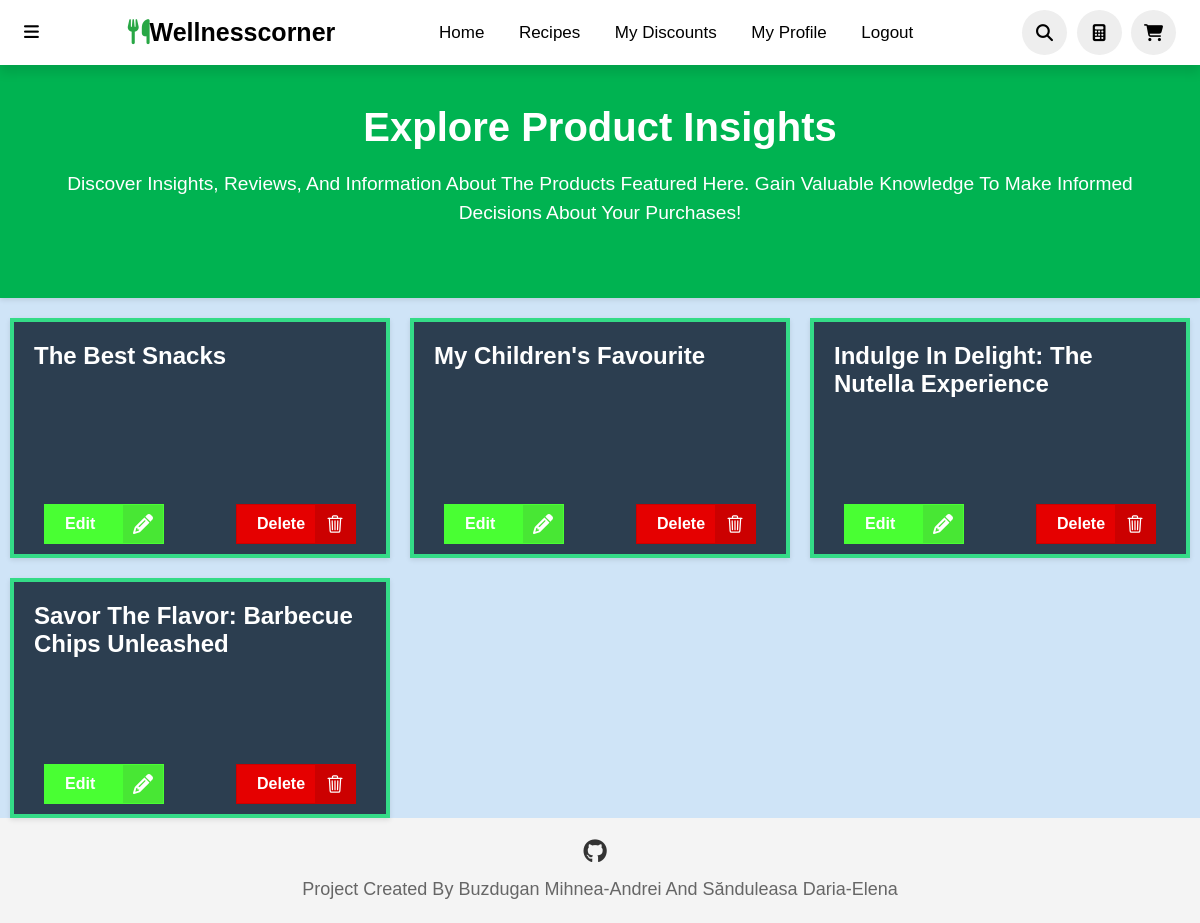
The page /my-posts/ (signed in) on the database its author committed.
### WellnessCorner/models.py (models this page shows, shortened)
class Post(models.Model):
    user = models.ForeignKey(settings.AUTH_USER_MODEL, on_delete=models.CASCADE, null=True, blank=True)
    PRODUCT_CHOICES = (
        ('Product', 'Product'),
        ('ApiProduct', 'API Product'),
    )
    product_type = models.CharField(max_length=20, choices=PRODUCT_CHOICES, null=True, blank=True)
    object_id = models.PositiveIntegerField(default=0)
    product = GenericForeignKey('content_type', 'object_id')
    content_type = models.ForeignKey(ContentType, on_delete=models.CASCADE, null=True, blank=True)
    title = models.CharField(max_length=150, null=True, blank=True)
    content = models.TextField()
    product_name = models.CharField(max_length=255, null=True, blank=True)
    pub_date = models.DateTimeField(auto_now_add=True, null=True, blank=True)

### WellnessCorner/views.py (the view)
# urls.py: path('my-posts/', views.my_posts, name='my_posts'),
@login_required
def my_posts(request):
    posts = Post.objects.filter(user=request.user)
    for post in posts:
        post.editable = False
        if request.user == post.user:
            post.editable = True
    return render(request, 'my_posts.html', {'posts': posts})

### templates/my_posts.html (shortened to what this page needs)
{% load static %}
<!DOCTYPE html>
<html lang="en">
<head>
    <link rel="stylesheet" href="{% static 'footer.css' %}">
</head>
<body>
<header>
    <div class="more">
        <i class="fa-solid fa-bars" onclick="toggleBar()"></i>
    </div>
    <a class="logo"><i class="fas fa-utensils"></i>Wellnesscorner</a>
    <nav class="navbar">
        <a href="{% url 'index' %}">Home</a>
        <a href="{% url 'all_recipes' %}">Recipes</a>
        <a href="{% url 'user_discounts' %}">My discounts</a>
        <a href="{% url 'myaccount' %}">My Profile</a>
        <a href="{% url 'logout' %}">Logout</a>
    </nav>
    <div class="icons">
        <i class="fas fa-search" id="search-icon" onclick="toggleSearch()"></i>
        <a href="{% url 'calculator' %}" class="fa-solid fa-calculator"></a>
        <a href="{% url 'basket_page' %}" class="fas fa-shopping-cart"></a>
    </div>
</header>
    <div class="content-page">
        <div class="upper">
            <h2>Explore Product Insights</h2>
            <p>Discover insights, reviews, and information about the products featured here. Gain valuable knowledge to make informed decisions about your purchases!</p>
        </div>
        <div class="container">
            {% for post in posts %}
            <div class="card">
                <h2><a href="{% url 'post' post.id %}">{{ post.title }}</a></h2>
                <div class="button-group">
                    <div>
                        <a href="{% url 'edit_post' post.id %}" class="edit-button">
                            <span class="button__text">Edit</span>
                            <span class="button__icon">
                            </span>
                        </a>
                    </div>
                    <form method="post" action="{% url 'delete_post' post.id %}" style="display: inline;">
                        <button type="submit" class="delete-button">
                            <span class="button__text">Delete</span>
                            <span class="button__icon">
                            </span>
                        </button>
                    </form>
                </div>
            </div>
            {% endfor %}
        </div>
    </div>
    <footer class="footer">
    <div class="footer-container">
        <div class="social-media">
            <a href="https://github.com/MOMOKILLER000" class="social-icon"><i class="fa-brands fa-github"></i></a>
        </div>
        <p class="footer-text">Project created by Buzdugan Mihnea-Andrei and Sănduleasa Daria-Elena</p>
    </div>
</footer>
</body>
</html>

### static/footer.css (style rules this page uses)
body { display: flex; flex-direction: column; min-height: 100vh; }
.footer { background-color: #f4f4f4; padding: 20px 0; text-align: center; width: 100%; margin-top: auto; }
.footer-container { max-width: 1200px; margin: 0 auto; }
.social-media { margin-bottom: 10px; }
.social-icon { display: inline-block; margin-right: 10px; color: #333; font-size: 24px; transition: color 0.3s ease; }
.footer-text { font-size: 18px; color: #666; line-height: 1.5; }

### templates/my_posts.html (style rules this page uses)
* { font-family: 'Nunito', sans-serif; margin: 0; padding: 0; box-sizing: border-box; text-decoration: none; outline: none; border: none; text-transform: capitalize; transition: all .2s linear; }
html { font-size: 62.5%; overflow-x: hidden; scroll-padding-top: 5.5rem; scroll-behavior: smooth; }
header { top: 0; left: 0; right: 0; background: #fff; padding: 1rem 5%; display: flex; align-items: center; justify-content: space-between; z-index: 2; box-shadow: 0 8px 10px rgba(0, 0, 0, 0.1); }
header .logo { color: black; font-size: 2.5rem; font-weight: bolder; }
header .logo i { color: #28a745; }
header .navbar a { font-size: 1.7rem; border-radius: .5rem; padding: .5rem 1.5rem; color: black; }
.more { font-size: 1.7rem; color: black; }
header .icons i, header .icons a { cursor: pointer; margin-left: .5rem; height: 4.5rem; line-height: 4.5rem; width: 4.5rem; text-align: center; font-size: 1.7rem; color: black; border-radius: 50%; background: #eee; }
.content-page { transition: margin-left 0.3s ease; }
body { margin: 0; font-family: 'Poppins', Arial, Helvetica, sans-serif; font-size: 16px; font-weight: 400; color: #1a1a1a; background: #cfe4f7; }
.container { display: grid; grid-template-columns: 1fr 1fr 1fr; }
.upper { background: #00b351; box-shadow: 0 2px 5px rgba(0, 0, 0, 0.1); padding: 40px; text-align: center; color: #fff; font-family: 'Playfair Display', serif; }
.upper h2 { font-size: 2.5em; margin-bottom: 20px; color: #ffffff; }
.upper p { font-size: 1.2em; margin-bottom: 30px; line-height: 1.5; }
.card { background-color: #2c3e50; box-shadow: 0 2px 5px rgba(0, 0, 0, 0.1); margin-top: 20px; padding: 20px; height: 240px; margin-left: 10px; margin-right: 10px; transition: transform 0.1s; background-size: cover; border: 4px solid #34db87; position: relative; }
.card a { text-decoration: none; color: #fff; }
.card h2 { margin-bottom: 10px; color: #34db95; }
.button-group { position: absolute; bottom: 10px; display: flex; justify-content: space-between; width: calc(100% - 60px); left: 30px; }
.edit-button, .delete-button { padding: 10px 20px; border: none; background: none; cursor: pointer; text-decoration: none; color: inherit; font-size: 16px; display: flex; align-items: center; }
.delete-button { padding: 10px 20px; border: 1px solid #cc0000; background-color: #e50000; overflow: hidden; position: relative; display: flex; align-items: center; width:120px; }
.delete-button .button__text { transform: translateX(0); color: #fff; font-weight: 600; transition: all 0.3s; }
.delete-button .button__icon { position: absolute; left: calc(100% - 40px); height: 100%; width: 40px; background-color: #cc0000; display: flex; align-items: center; justify-content: center; transition: all 0.3s; }
.delete-button .svg { width: 20px; }
.edit-button { padding: 10px 20px; border: 1px solid #49FF33; background-color: #49FF33; overflow: hidden; position: relative; display: inline-flex; align-items: center; width: 120px; transform: translateX(0); color: #fff; font-weight: 600; transition: all 0.3s; }
.edit-button .button__text { transform: translateX(0); color: #fff; font-weight: 600; transition: all 0.3s; }
.edit-button .button__icon { position: absolute; left: calc(100% - 40px); height: 100%; width: 40px; background-color: #48E734; display: flex; align-items: center; justify-content: center; transition: all 0.3s; }
.edit-button .svg { width: 20px; }
@media only screen and (max-width: 1200px) { header { padding: 1rem 2%; } }

### rows shown on the page
Post: title "The Best Snacks"
Post: title "My Children's Favourite"
Post: title "Indulge In Delight: The Nutella Experience"
Post: title "Savor The Flavor: Barbecue Chips Unleashed"
